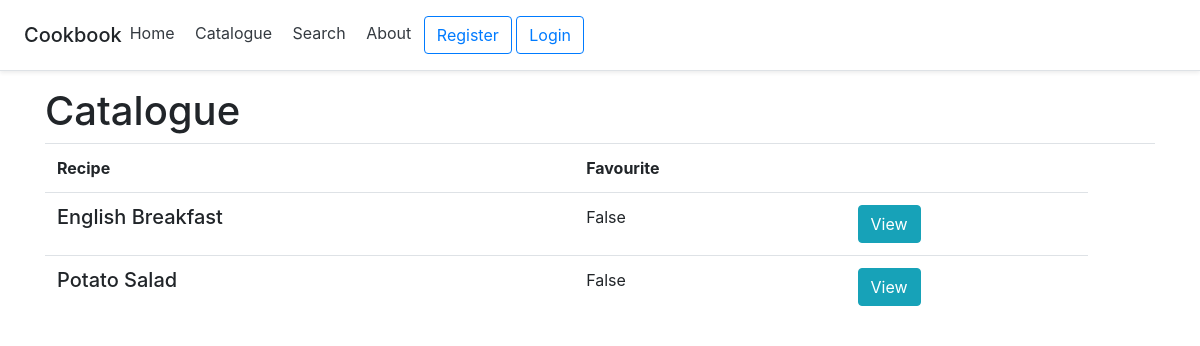
Page /catalogues/ on the earlier database version.
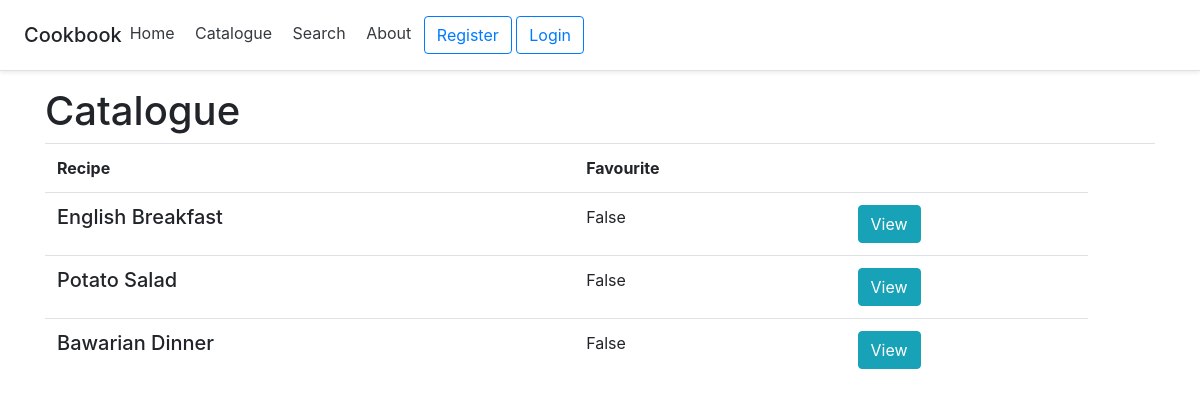
Same page on the later database version.
### recipes/models.py (models this page shows, shortened)
class Recipe(models.Model):
    name = models.CharField(max_length=50, null=True)
    description = models.TextField(null=True, blank=True)
    favourite = models.BooleanField(default=False)
    ingredients = models.ManyToManyField(Ingredient)

### catalogues/views.py (the view)
# urls.py: path('', views.catalogue, name='catalogue'),
def catalogue(request):
    recipes = Recipe.objects.all()
    context = {'recipes': recipes}
    return render(request, 'catalogues/catalogue.html', context)

### catalogues/templates/catalogues/catalogue.html (shortened to what this page needs)
{% extends 'catalogues/base.html' %}
{% block content %}
    <h1>Catalogue</h1>
    <table class="table">
        <tr>
            <th>Recipe</th>
            <th>Favourite</th>
            <th></th>
            <th></th>
        </tr>
        {% for recipe in recipes %}
            <tr>
                <td><h5>{{ recipe.name }}</h5></td>
                <td>{{ recipe.favourite }}</td>
                <td><a class="btn btn-info" href="{% url 'recipes:recipe' recipe.pk %}">View</a></td>
            </tr>
        {% endfor %}
    </table>
{% endblock %}

### catalogues/templates/catalogues/base.html (shortened to what this page needs)
<!doctype html>
<html lang="en">
<head>
    <link rel="stylesheet" href="https://stackpath.bootstrapcdn.com/bootstrap/4.3.1/css/bootstrap.min.css"
>
</head>
<body>
    {% include 'navbar.html' %}
    <div class="container">
        {% block content %}
        {% endblock %}
    </div>
</body>
</html>

### templates/navbar.html (shortened to what this page needs)
<header class="d-flex flex-column flex-md-row align-items-center p-3 px-md-4 mb-3 bg-body border-bottom shadow-sm">
  <p class="h5 my-0 me-md-auto fw-normal">Cookbook</p>
  <nav class="my-2 my-md-0 me-md-3">
    <a class="p-2 text-dark" href="{% url 'main:home' %}">Home</a>
    <a class="p-2 text-dark" href="{% url 'catalogues:catalogue' %}">Catalogue</a>
    <a class="p-2 text-dark" href="{% url 'catalogues:search' %}">Search</a>
    <a class="p-2 text-dark" href="{% url 'main:about' %}">About</a>
      {% if request.user.is_anonymous %}
        <a class="btn btn-outline-primary" href="{% url 'accounts:register' %}">Register</a>
        <a class="btn btn-outline-primary" href="{% url 'accounts:login' %}">Login</a>
      {% endif %}
  </nav>
</header>

Differences in the rows shown:
added Recipe: name "Bawarian Dinner", favourite "False"
